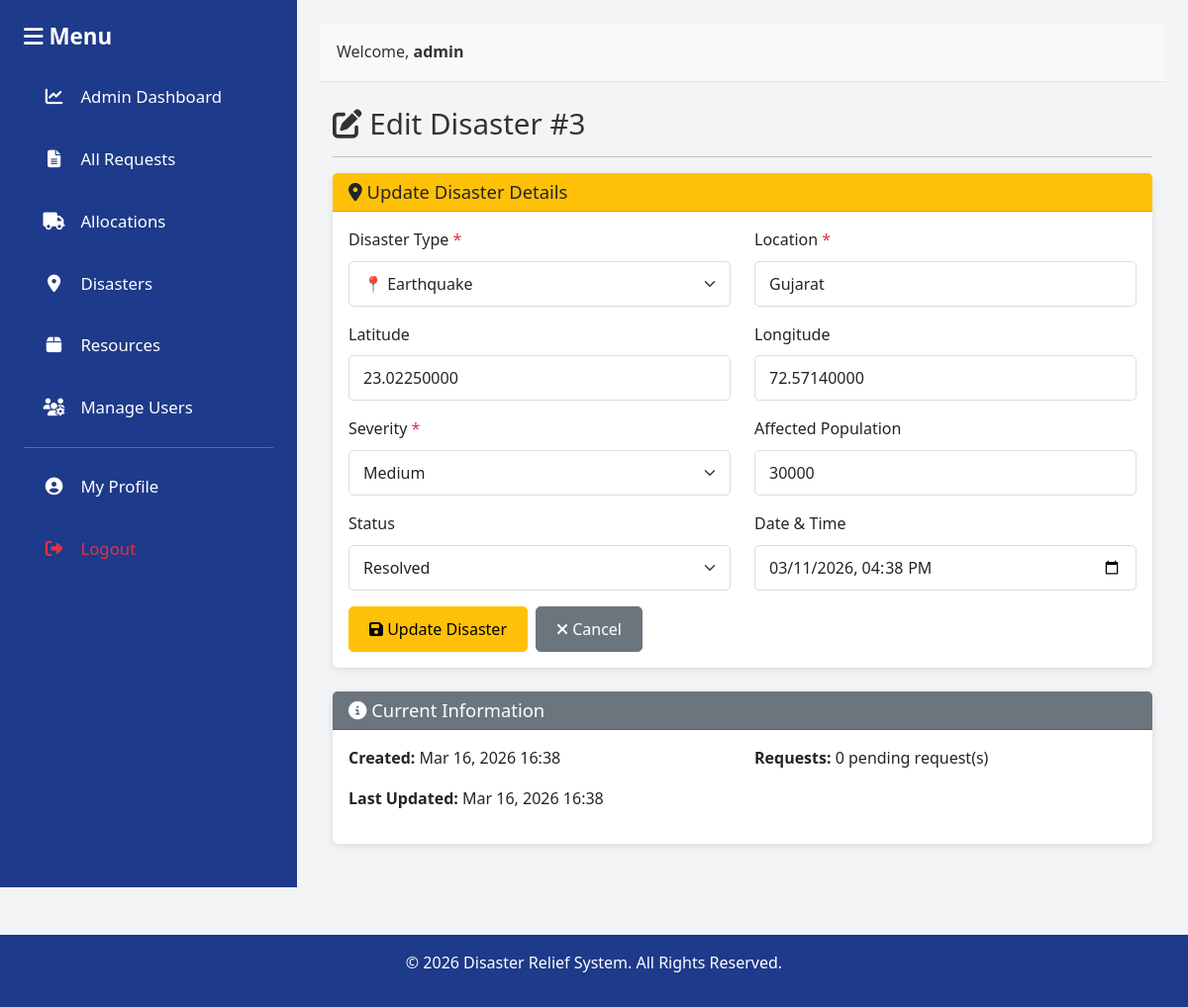
Screenshot of /disasters/edit_disaster.php?id=3 (signed in) with the database file from the repository.
### tables this page shows
CREATE TABLE IF NOT EXISTS `disasters` (
    `id` INT PRIMARY KEY AUTO_INCREMENT,
    `type` VARCHAR(100) NOT NULL,
    `location` VARCHAR(255) NOT NULL,
    `latitude` DECIMAL(10, 8),
    `longitude` DECIMAL(11, 8),
    `severity` VARCHAR(50) NOT NULL,
    `affected_population` INT,
    `status` VARCHAR(50) NOT NULL DEFAULT 'active',
    `date` DATETIME NOT NULL,
    `created_at` TIMESTAMP DEFAULT CURRENT_TIMESTAMP,
    `updated_at` TIMESTAMP DEFAULT CURRENT_TIMESTAMP ON UPDATE CURRENT_TIMESTAMP,
    KEY `idx_status` (`status`),
    KEY `idx_date` (`date`)
);

### disasters/edit_disaster.php (the view, shortened to what this page needs)
<?php
require_once '../config/database.php';
$id = (int)($_GET['id'] ?? 0);
$query = "SELECT * FROM disasters WHERE id = ?";
$stmt = $conn->prepare($query);
$stmt->bind_param("i", $id);
$stmt->execute();
$result = $stmt->get_result();
$disaster = $result->fetch_assoc();
?>
<!DOCTYPE html>
<html lang="en">
<head>
    <link href="https://cdn.jsdelivr.net/npm/bootstrap@5.3.0/dist/css/bootstrap.min.css" rel="stylesheet">
    <link href="https://cdnjs.cloudflare.com/ajax/libs/font-awesome/6.4.0/css/all.min.css" rel="stylesheet">
    <link href="../assets/css/style.css" rel="stylesheet">
</head>
<body>
    <div class="container-fluid">
        <div class="row" style="min-height: 100vh;">
            <?php include '../includes/sidebar.php'; ?>
            <div class="col-md-9 p-4" style="background-color: #F3F4F6;">
                <?php include '../includes/header.php'; ?>
                <div class="container mt-4">
                    <h2><i class="fas fa-edit"></i> Edit Disaster #<?php echo $disaster['id']; ?></h2>
                    <hr>
                    <div class="card">
                        <div class="card-header bg-warning text-dark">
                            <h5 class="mb-0"><i class="fas fa-map-marker-alt"></i> Update Disaster Details</h5>
                        </div>
                        <div class="card-body">
                            <form method="POST" action="">
                                <div class="row">
                                    <div class="col-md-6">
                                        <div class="mb-3">
                                            <label for="type" class="form-label">Disaster Type <span class="text-danger">*</span></label>
                                            <select class="form-select" id="type" name="type" required>
                                                <option value="Earthquake" <?php echo $disaster['type'] == 'Earthquake' ? 'selected' : ''; ?>>📍 Earthquake</option>
                                            </select>
                                        </div>
                                    </div>
                                    <div class="col-md-6">
                                        <div class="mb-3">
                                            <label for="location" class="form-label">Location <span class="text-danger">*</span></label>
                                            <input type="text" class="form-control" id="location" name="location"
                                                   placeholder="e.g., Karnataka, Mumbai, Odisha" required
                                                   value="<?php echo htmlspecialchars($disaster['location']); ?>">
                                        </div>
                                    </div>
                                </div>
                                <div class="row">
                                    <div class="col-md-6">
                                        <div class="mb-3">
                                            <label for="latitude" class="form-label">Latitude</label>
                                            <input type="number" class="form-control" id="latitude" name="latitude"
                                                   placeholder="e.g., 15.3173" step="0.0001"
                                                   value="<?php echo htmlspecialchars($disaster['latitude']); ?>">
                                        </div>
                                    </div>
                                    <div class="col-md-6">
                                        <div class="mb-3">
                                            <label for="longitude" class="form-label">Longitude</label>
                                            <input type="number" class="form-control" id="longitude" name="longitude"
                                                   placeholder="e.g., 75.7139" step="0.0001"
                                                   value="<?php echo htmlspecialchars($disaster['longitude']); ?>">
                                        </div>
                                    </div>
                                </div>
                                <div class="row">
                                    <div class="col-md-6">
                                        <div class="mb-3">
                                            <label for="severity" class="form-label">Severity <span class="text-danger">*</span></label>
                                            <select class="form-select" id="severity" name="severity" required>
                                                <option value="Medium" <?php echo $disaster['severity'] == 'Medium' ? 'selected' : ''; ?>>Medium</option>
                                            </select>
                                        </div>
                                    </div>
                                    <div class="col-md-6">
                                        <div class="mb-3">
                                            <label for="affected_population" class="form-label">Affected Population</label>
                                            <input type="number" class="form-control" id="affected_population" name="affected_population"
                                                   placeholder="e.g., 50000" min="0"
                                                   value="<?php echo htmlspecialchars($disaster['affected_population']); ?>">
                                        </div>
                                    </div>
                                </div>
                                <div class="row">
                                    <div class="col-md-6">
                                        <div class="mb-3">
                                            <label for="status" class="form-label">Status</label>
                                            <select class="form-select" id="status" name="status">
                                                <option value="resolved" <?php echo $disaster['status'] == 'resolved' ? 'selected' : ''; ?>>Resolved</option>
                                            </select>
                                        </div>
                                    </div>
                                    <div class="col-md-6">
                                        <div class="mb-3">
                                            <label for="date" class="form-label">Date & Time</label>
                                            <input type="datetime-local" class="form-control" id="date" name="date"
                                                   value="<?php echo date('Y-m-d\TH:i', strtotime($disaster['date'])); ?>">
                                        </div>
                                    </div>
                                </div>
                                <div class="d-flex gap-2">
                                    <button type="submit" class="btn btn-warning">
                                        <i class="fas fa-save"></i> Update Disaster
                                    </button>
                                    <a href="view_disasters.php" class="btn btn-secondary">
                                        <i class="fas fa-times"></i> Cancel
                                    </a>
                                </div>
                            </form>
                        </div>
                    </div>
                    <div class="card mt-4">
                        <div class="card-header bg-secondary text-white">
                            <h5 class="mb-0"><i class="fas fa-info-circle"></i> Current Information</h5>
                        </div>
                        <div class="card-body">
                            <div class="row">
                                <div class="col-md-6">
                                    <p><strong>Created:</strong> <?php echo date('M d, Y H:i', strtotime($disaster['created_at'])); ?></p>
                                    <p><strong>Last Updated:</strong> <?php echo date('M d, Y H:i', strtotime($disaster['updated_at'])); ?></p>
                                </div>
                                <div class="col-md-6">
                                    <p><strong>Requests:</strong>
                                        <?php
                                        $req_count = $conn->query("SELECT COUNT(*) as count FROM requests WHERE disaster_id = {$disaster['id']}")->fetch_assoc()['count'];
                                        echo $req_count . " pending request(s)";
                                        ?>
                                    </p>
                                </div>
                            </div>
                        </div>
                    </div>
                </div>
            </div>
        </div>
    </div>
    <?php include '../includes/footer.php'; ?>
</body>
</html>

### assets/css/style.css (style rules this page uses)
:root { --primary: #1E3A8A; --secondary: #F97316; --background: #F3F4F6; --danger: #DC2626; }
* { margin: 0; padding: 0; box-sizing: border-box; }
body { font-family: 'Segoe UI', Tahoma, Geneva, Verdana, sans-serif; font-size: 16px; line-height: 1.6; background-color: var(--background); color: #333; }
h2 { font-size: 1.85rem; }
h5 { font-size: 1.15rem; }
p, li, span, a, label, td, th, div { font-size: inherit; }
.card { border: none; box-shadow: 0 2px 8px rgba(0, 0, 0, 0.1); margin-bottom: 20px; }
.card-header { background-color: var(--primary); color: white; font-size: 1.1rem; }
.card-body { font-size: 1rem; }
.form-control, .form-select { border-radius: 5px; border: 1px solid #ddd; font-size: 1rem; padding: 10px 14px; }
.form-label { font-size: 1rem; font-weight: 500; }
.btn { border-radius: 5px; font-weight: 500; font-size: 1rem; padding: 10px 20px; }

### rows the page displays
disasters: id "3", type "📍 Earthquake", location "Gujarat", latitude "23.02250000", longitude "72.57140000", severity "Medium", affected_population "30000", status "Resolved", date "03/11/2026 16:38", created_at "Mar 16, 2026 16:38", updated_at "Mar 16, 2026 16:38"

### other values shown
$_SESSION['username'] "admin"
$req_count "0"
